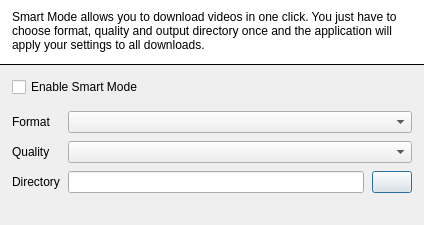
<?xml version="1.0" encoding="UTF-8"?>
<ui version="4.0">
 <class>SmartModeView</class>
 <widget class="QDialog" name="SmartModeView">
  <property name="enabled">
   <bool>true</bool>
  </property>
  <property name="geometry">
   <rect>
    <x>0</x>
    <y>0</y>
    <width>485</width>
    <height>254</height>
   </rect>
  </property>
  <property name="minimumSize">
   <size>
    <width>400</width>
    <height>0</height>
   </size>
  </property>
  <property name="windowTitle">
   <string>Smart Mode</string>
  </property>
  <layout class="QVBoxLayout" name="verticalLayout">
   <property name="spacing">
    <number>0</number>
   </property>
   <property name="sizeConstraint">
    <enum>QLayout::SetFixedSize</enum>
   </property>
   <property name="margin">
    <number>0</number>
   </property>
   <item>
    <widget class="QWidget" name="widget" native="true">
     <property name="styleSheet">
      <string notr="true">background-color: rgb(255, 255, 255);</string>
     </property>
     <layout class="QVBoxLayout" name="verticalLayout_3">
      <property name="leftMargin">
       <number>12</number>
      </property>
      <property name="topMargin">
       <number>10</number>
      </property>
      <property name="rightMargin">
       <number>12</number>
      </property>
      <property name="bottomMargin">
       <number>12</number>
      </property>
      <item>
       <widget class="QLabel" name="descriptionLabel">
        <property name="minimumSize">
         <size>
          <width>400</width>
          <height>0</height>
         </size>
        </property>
        <property name="text">
         <string>Smart Mode allows you to download videos in one click. You just have to choose format, quality and output directory once and the application will apply your settings to all downloads.</string>
        </property>
        <property name="wordWrap">
         <bool>true</bool>
        </property>
       </widget>
      </item>
     </layout>
    </widget>
   </item>
   <item>
    <widget class="Line" name="line">
     <property name="maximumSize">
      <size>
       <width>16777215</width>
       <height>1</height>
      </size>
     </property>
     <property name="frameShadow">
      <enum>QFrame::Plain</enum>
     </property>
     <property name="orientation">
      <enum>Qt::Horizontal</enum>
     </property>
    </widget>
   </item>
   <item>
    <widget class="QWidget" name="widget_2" native="true">
     <layout class="QVBoxLayout" name="verticalLayout_4">
      <property name="spacing">
       <number>12</number>
      </property>
      <property name="margin">
       <number>12</number>
      </property>
      <item>
       <widget class="QCheckBox" name="smartModeBox">
        <property name="text">
         <string>Enable Smart Mode</string>
        </property>
       </widget>
      </item>
      <item>
       <widget class="QWidget" name="settingsWidget" native="true">
        <layout class="QVBoxLayout" name="verticalLayout_2">
         <property name="leftMargin">
          <number>0</number>
         </property>
         <property name="topMargin">
          <number>2</number>
         </property>
         <property name="rightMargin">
          <number>0</number>
         </property>
         <property name="bottomMargin">
          <number>0</number>
         </property>
         <item>
          <layout class="QGridLayout" name="gridLayout">
           <property name="spacing">
            <number>8</number>
           </property>
           <item row="0" column="0">
            <widget class="QLabel" name="formatLabel">
             <property name="enabled">
              <bool>true</bool>
             </property>
             <property name="text">
              <string>Format</string>
             </property>
            </widget>
           </item>
           <item row="0" column="1" colspan="2">
            <widget class="QComboBox" name="formatBox"/>
           </item>
           <item row="1" column="0">
            <widget class="QLabel" name="qualityLabel">
             <property name="text">
              <string>Quality</string>
             </property>
            </widget>
           </item>
           <item row="1" column="1" colspan="2">
            <widget class="QComboBox" name="qualityBox"/>
           </item>
           <item row="2" column="0">
            <widget class="QLabel" name="directoryLabel">
             <property name="text">
              <string>Directory</string>
             </property>
            </widget>
           </item>
           <item row="2" column="1">
            <widget class="QLineEdit" name="directoryBox">
             <property name="readOnly">
              <bool>true</bool>
             </property>
            </widget>
           </item>
           <item row="2" column="2">
            <widget class="QPushButton" name="directoryButton">
             <property name="text">
              <string/>
             </property>
            </widget>
           </item>
          </layout>
         </item>
        </layout>
       </widget>
      </item>
      <item>
       <widget class="QWidget" name="widget_3" native="true">
        <layout class="QVBoxLayout" name="verticalLayout_5">
         <property name="leftMargin">
          <number>0</number>
         </property>
         <property name="topMargin">
          <number>8</number>
         </property>
         <property name="rightMargin">
          <number>0</number>
         </property>
         <property name="bottomMargin">
          <number>0</number>
         </property>
         <item>
          <widget class="QDialogButtonBox" name="buttonBox"/>
         </item>
        </layout>
       </widget>
      </item>
     </layout>
    </widget>
   </item>
  </layout>
 </widget>
 <resources/>
 <connections/>
</ui>
